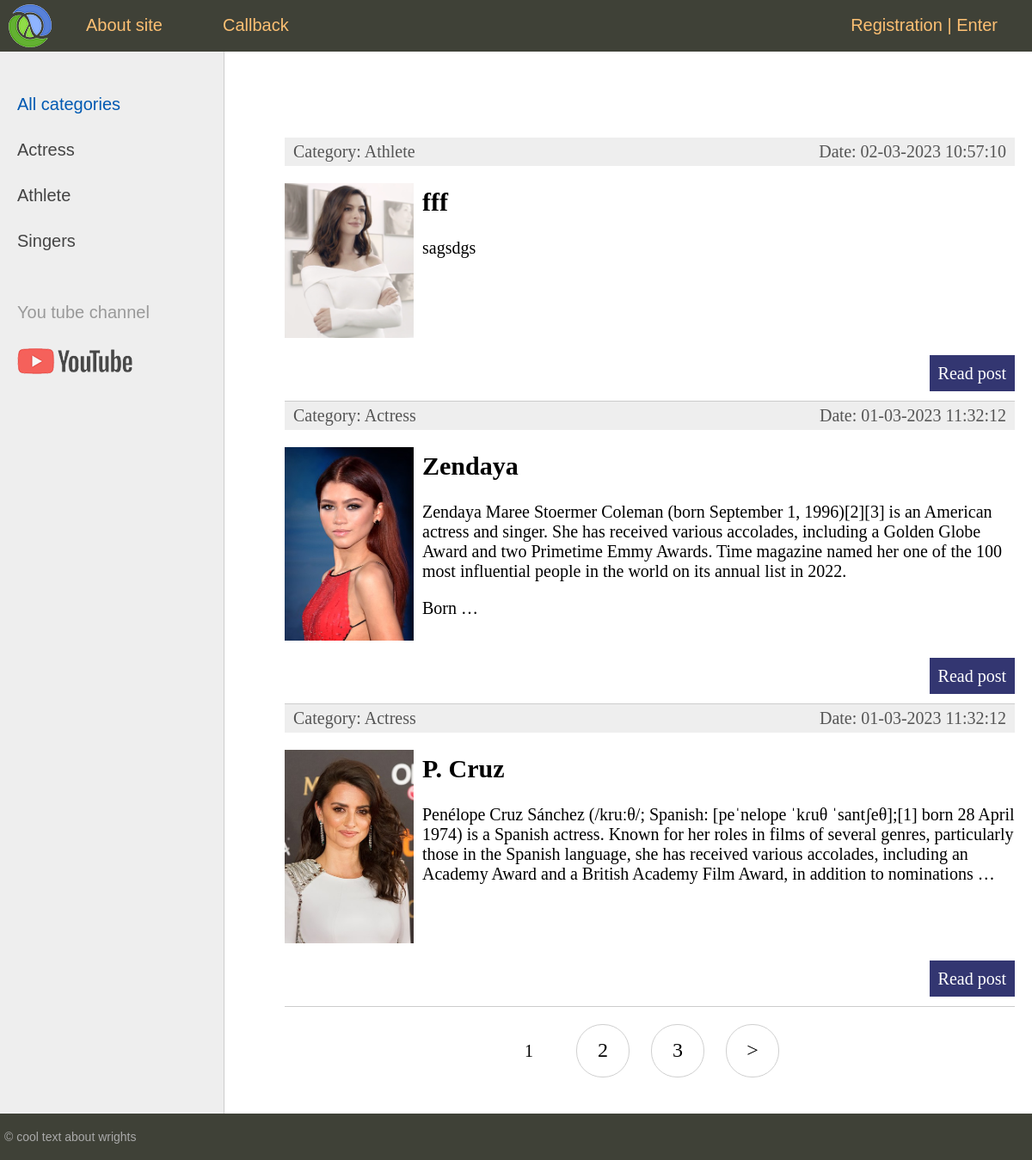
Before: / with the older database file.
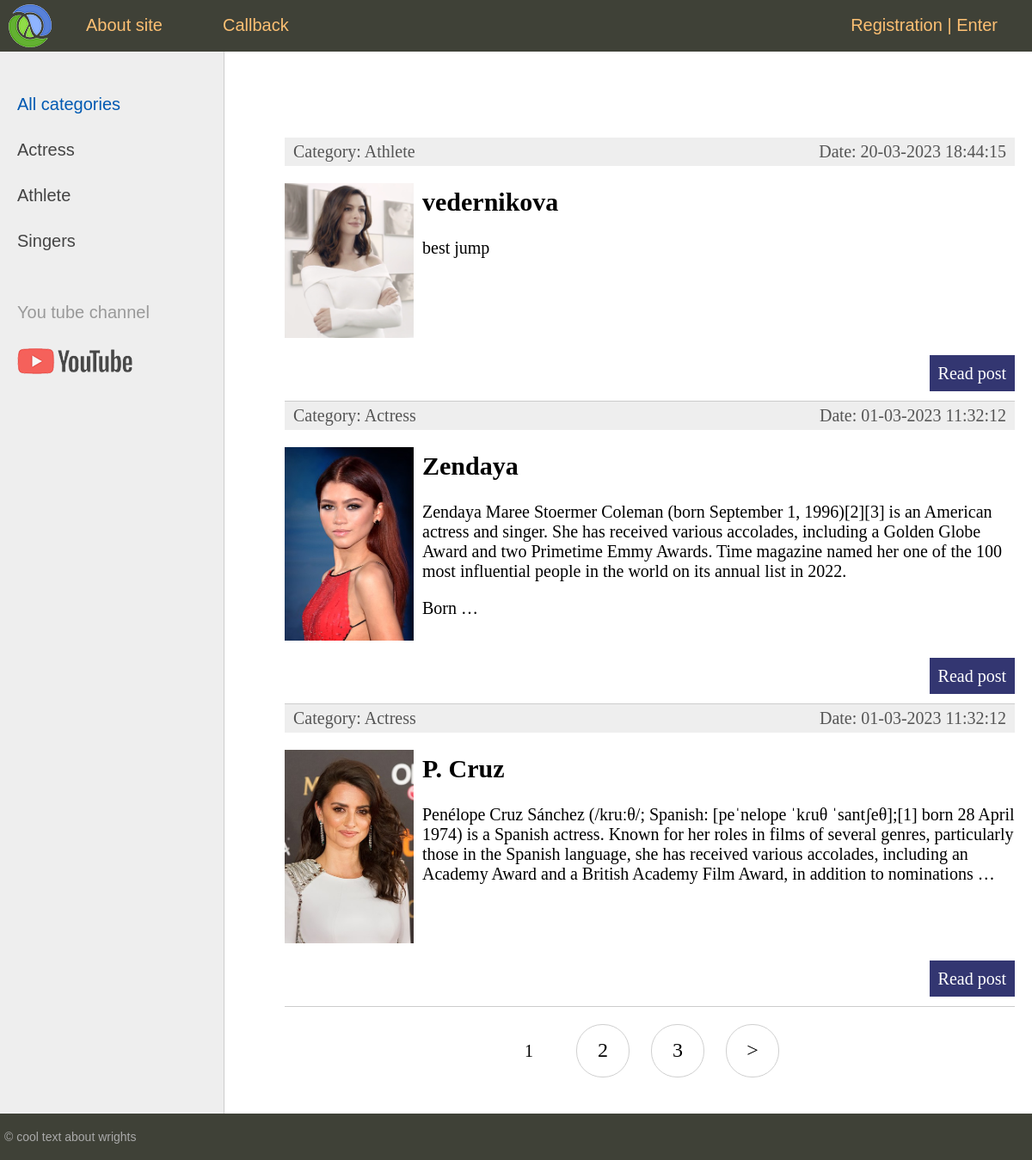
After: the same page with the newer database file.
### women/models.py (models this page shows, shortened)
class Category(models.Model):
    name = models.CharField(max_length=100, db_index=True)
    slug = models.SlugField(max_length=255, unique=True, db_index=True, verbose_name="URL")
    def __str__(self):
        return self.name
    def get_absolute_url(self):
        return reverse('category', kwargs={'cat_slug': self.slug})
    class Meta:
        verbose_name = 'Category'
        verbose_name_plural = 'Categories'

class Women(models.Model):
    title = models.CharField(max_length=255)
    slug = models.SlugField(max_length=255, unique=True, db_index=True, verbose_name="URL")
    content = models.TextField(blank=True)
    photo = models.ImageField(upload_to="photos/%Y/%m/%d/")
    time_create = models.DateTimeField(auto_now_add=True)
    time_update = models.DateTimeField(auto_now=True)
    is_published = models.BooleanField(default=True)
    cat = models.ForeignKey('Category', on_delete=models.PROTECT)
    def get_absolute_url(self):
        return reverse('post', kwargs={'post_slug': self.slug})
    class Meta:
        verbose_name = 'Famous women'
        verbose_name_plural = 'Famous women'
        ordering = ['-time_create', 'title']

### women/views.py (the view)
# urls.py: path('', cache_page(60)(WomenHome.as_view()), name='home'),
class WomenHome(ListView):
    paginate_by = 3
    model = Women
    template_name = 'women/index.html'
    context_object_name = 'posts'
    def get_context_data(self, *, object_list=None, **kwargs):
        context = super().get_context_data(**kwargs)
        context['title'] = 'Main page'
        context['cat_selected'] = 0
        return context
    def get_queryset(self):
        return Women.objects.filter(is_published=True).select_related('cat')

### women/templatetags/women_tags.py (called while the page is built)
@register.inclusion_tag('women/list_categories.html')
def show_categories(sort=None, cat_selected=0):
    cats = Category.objects.annotate(Count('women'))
    return {'cats': cats, 'cat_selected': cat_selected}

@register.inclusion_tag('women/main_menu2.html')
def show_menu2(cat_selected=0):
    menu = [{'title': 'About site', 'url_name': 'about'},
             {'title': 'Callback', 'url_name': 'contact'},
             ]
    return {'menu': menu, 'cat_selected': cat_selected}

### women/templates/women/index.html (shortened to what this page needs)
{% extends 'women/layout.html' %}
{% block content %}
<ul class="list-articles">
	{% for p in posts %}
			<li><div class="article-panel">
				<p class="first">Category: {{ p.cat }}</p>
				<p class="last">Date: {{ p.time_update|date:"d-m-Y H:i:s" }}</p>
			</div>
{% if p.photo %}
	<p><img class="img-article-left thumb" src="{{ p.photo.url }}"> </p>
{% endif %}
				<h2>{{p.title}}</h2>
	{% autoescape on %}
	{{p.content|linebreaks|truncatewords:50}}
	{% endautoescape %}
			<p class="link-read-post"><a href="{{ p.get_absolute_url }}">Read post</a></p>
			</li>
	{% endfor %}
</ul>
{% endblock %}

### women/templates/women/layout.html (shortened to what this page needs)
{% load static %}
{% load women_tags %}
<!DOCTYPE html>
<html>
<head>
	<link type="text/css" href="{% static 'women/css/styles.css' %}" rel="stylesheet" />
</head>
<body>
<table class="table-page" border=0 cellpadding="0" cellspacing="0">
<tr><td valign=top>
{% block mainmenu %}
	{% if request.user.is_authenticated %}
		{% show_menu cat_selected=0 %}
	<ul id="mainmenu" class="mainmenu">
		<li class="last"> {{ user.username }} </li>
	</ul>
	{% else %}
		{% show_menu2 cat_selected=0 %}
	{% endif %}
{% endblock mainmenu %}
<table class="table-content" border=0 cellpadding="0" cellspacing="0">
<tr>
	<td valign="top" class="left-chapters">
	<ul id="leftchapters">
		{% if cat_selected == 0 %}
			<li class="selected"> All categories</li>
		{% else %}
			<li><a href="{% url 'home' %}">All categories</a> </li>
		{% endif %}
		{% show_categories '-name' cat_selected %}
		<li class="share">
		<p>You tube channel</p>
		<a class="share-yt" href="https://www.youtube.com/channel/UClJzWfGWuGJL2t-3dYKcHTA/playlists" target="_blank" rel="nofollow"></a>
		</li>
	</ul>
</td>
<td valign="top" class="content">
	<div class="content-text">
{% block content %}
{% endblock %}
{% if page_obj.has_other_pages %}
<nav class="list-pages">
    <ul>
        {% for p in paginator.page_range %}
		{% if page_obj.number == p %}
        <li class="page-num page-num-selected">{{ p }}</li>
		{% elif p >= page_obj.number|add:-2 and p <= page_obj.number|add:2  %}
        <li class="page-num">
            <a href="?page={{ p }}">{{ p }}</a>
        </li>
		{% endif %}
        {% endfor %}
{% if page_obj.has_next %}
<li class="page-num">
	<a href="?page={{ page_obj.next_page_number }}">&gt;</a>
</li>
{% endif %}
    </ul>
</nav>
{% endif %}
	</div>
</td></tr></table>
</td></tr>
<tr><td valign=top>
	<div id="footer">
		<p>&copy; cool text about wrights</p>
	</div>
</td></tr></table>
</body>
</html>

### women/templates/women/main_menu2.html (shortened to what this page needs)
		<div class="header">
			<ul id="mainmenu" class="mainmenu">
			<li class="logo"><a href="{% url 'home'%}"><div class="logo"></div></a></li>
		{% for m in menu %}
			<li><a href="{% url m.url_name %}">{{m.title}}</a></li>
		{% endfor %}
			<li class="last"><a href="{% url 'register' %}"> Registration </a> | <a href="{% url 'login' %}"> Enter </a></li>
			</ul>
		</div>

### women/templates/women/list_categories.html
{% for c in cats %}
	{% if c.women__count > 0 %}
		{% if c.pk == cat_selected %}
			<li class="selected">{{ c.name }}</li>
		{% else %}
			<li><a href="{{ c.get_absolute_url }}">{{ c.name }}</a> </li>
		{% endif %}
	{% endif %}
{% endfor %}

### women/static/women/css/styles.css (style rules this page uses)
html, body { font-family: 'Arial'; margin: 0; padding: 0; height: 100%; width: 100%; color: #444; }
a { color: #0059b2; text-decoration: none; }
img { max-width: 600px; height: auto; }
img.img-article-left { max-width: 300px; height: auto; float: left; padding: 0 10px 10px 0; }
img.img-article-left.thumb { max-width: 150px; height: auto; }
p.link-read-post { text-align: right; }
p.link-read-post a { padding: 10px; min-width: 100px; background: #333671; color: #fff; text-decoration: none; }
div.article-panel { background: #eee; padding: 5px 10px 5px 10px; box-sizing border-box; overflow: hidden; color: #555; }
div.article-panel p.first { margin: 0; float: left; }
div.article-panel p.last { margin: 0; float: right; }
ul.list-articles { list-style: none; margin: 0; padding: 0; }
ul.list-articles li { border-bottom: 1px solid #ccc; }
.table-page { width: 100%; height: 100%; vertical-align: top; }
.table-page tr { height: 100%; }
.header { background: #3F4137; height: 60px; }
.logo { background: url('../images/logo.png') no-repeat 10px 5px; width: 70px; height: 60px; }
ul.mainmenu { list-style: none; margin: 0; padding: 0; height: 60px; color: #fdc073; font-size: 20px; overflow: hidden; }
ul.mainmenu li { float: left; margin: 18px 40px 0 30px; }
ul.mainmenu li.logo { margin: 0; }
ul.mainmenu li.last { float: right; }
ul.mainmenu li a { color: #fdc073; text-decoration: none; }
.table-content { width: 100%; min-height: 100%; height: 100%; }
.left-chapters { margin: 0; background: #eee; border-right: 1px solid #ccc; min-height: 100%; }
.left-chapters ul { width: 230px; min-height: 100%; margin: 0; padding: 20px 10px 10px 20px; list-style: none; font-size: 20px; }
.left-chapters ul li { margin: 30px 0 0 0; color: #999; }
.left-chapters ul li.selected { color: #0059b2; }
.left-chapters ul li a { color: #444; text-decoration: none; }
.left-chapters ul li.share { margin: 60px 0 0 0; }
.left-chapters ul li.share p { margin: 30px 0 30px 0; }
.left-chapters ul li.share a { display: inline-block; width: 40px; height: 40px; margin: 0 20px 0 0; }
.left-chapters ul li.share a.share-yt { width: 100%; height: 30px; background: url('../images/share_yt.png') no-repeat 0 0 }
.content { padding: 40px 20px 20px 40px; width: 100%; box-sizing: border-box; }
.content-text { margin: 60px 0 0 30px; color: #000; font-size: 20px; font-family: Yandex Sans Display Light; }
#footer { box-sizing: border-box; background: #3F4137; padding: 5px; color: #aaa; font-size: 14px; font-family: Verdana, Geneva, Arial, Helvetica; text-align: left; overflow: hidden; }
.list-pages { text-align: center; margin: 0 0 20px 0; }
.list-pages ul { margin: 20px 0 0 0; padding: 0; list-style: none; }
.list-pages ul li { display: inline-block; margin: 0 20px 0 0; }
.list-pages a { color: #000; font-size: 24px; text-decoration: none; }
.list-pages .page-num, .page-num-selected { display: inline-block; width: 60px; height: 44px; padding: 16px 0 0 0; border: 1px solid #d0d0d0; border-radius: 30px; }
.list-pages .page-num-selected { border: none; color: #000; font-size: 20px; }

Changed rows visible on the page:
changed Women "Athlete": time_update "02-03-2023 10:57:10" → "20-03-2023 18:44:15"; title "fff" → "vedernikova"; content "sagsdgs" → "best jump"
